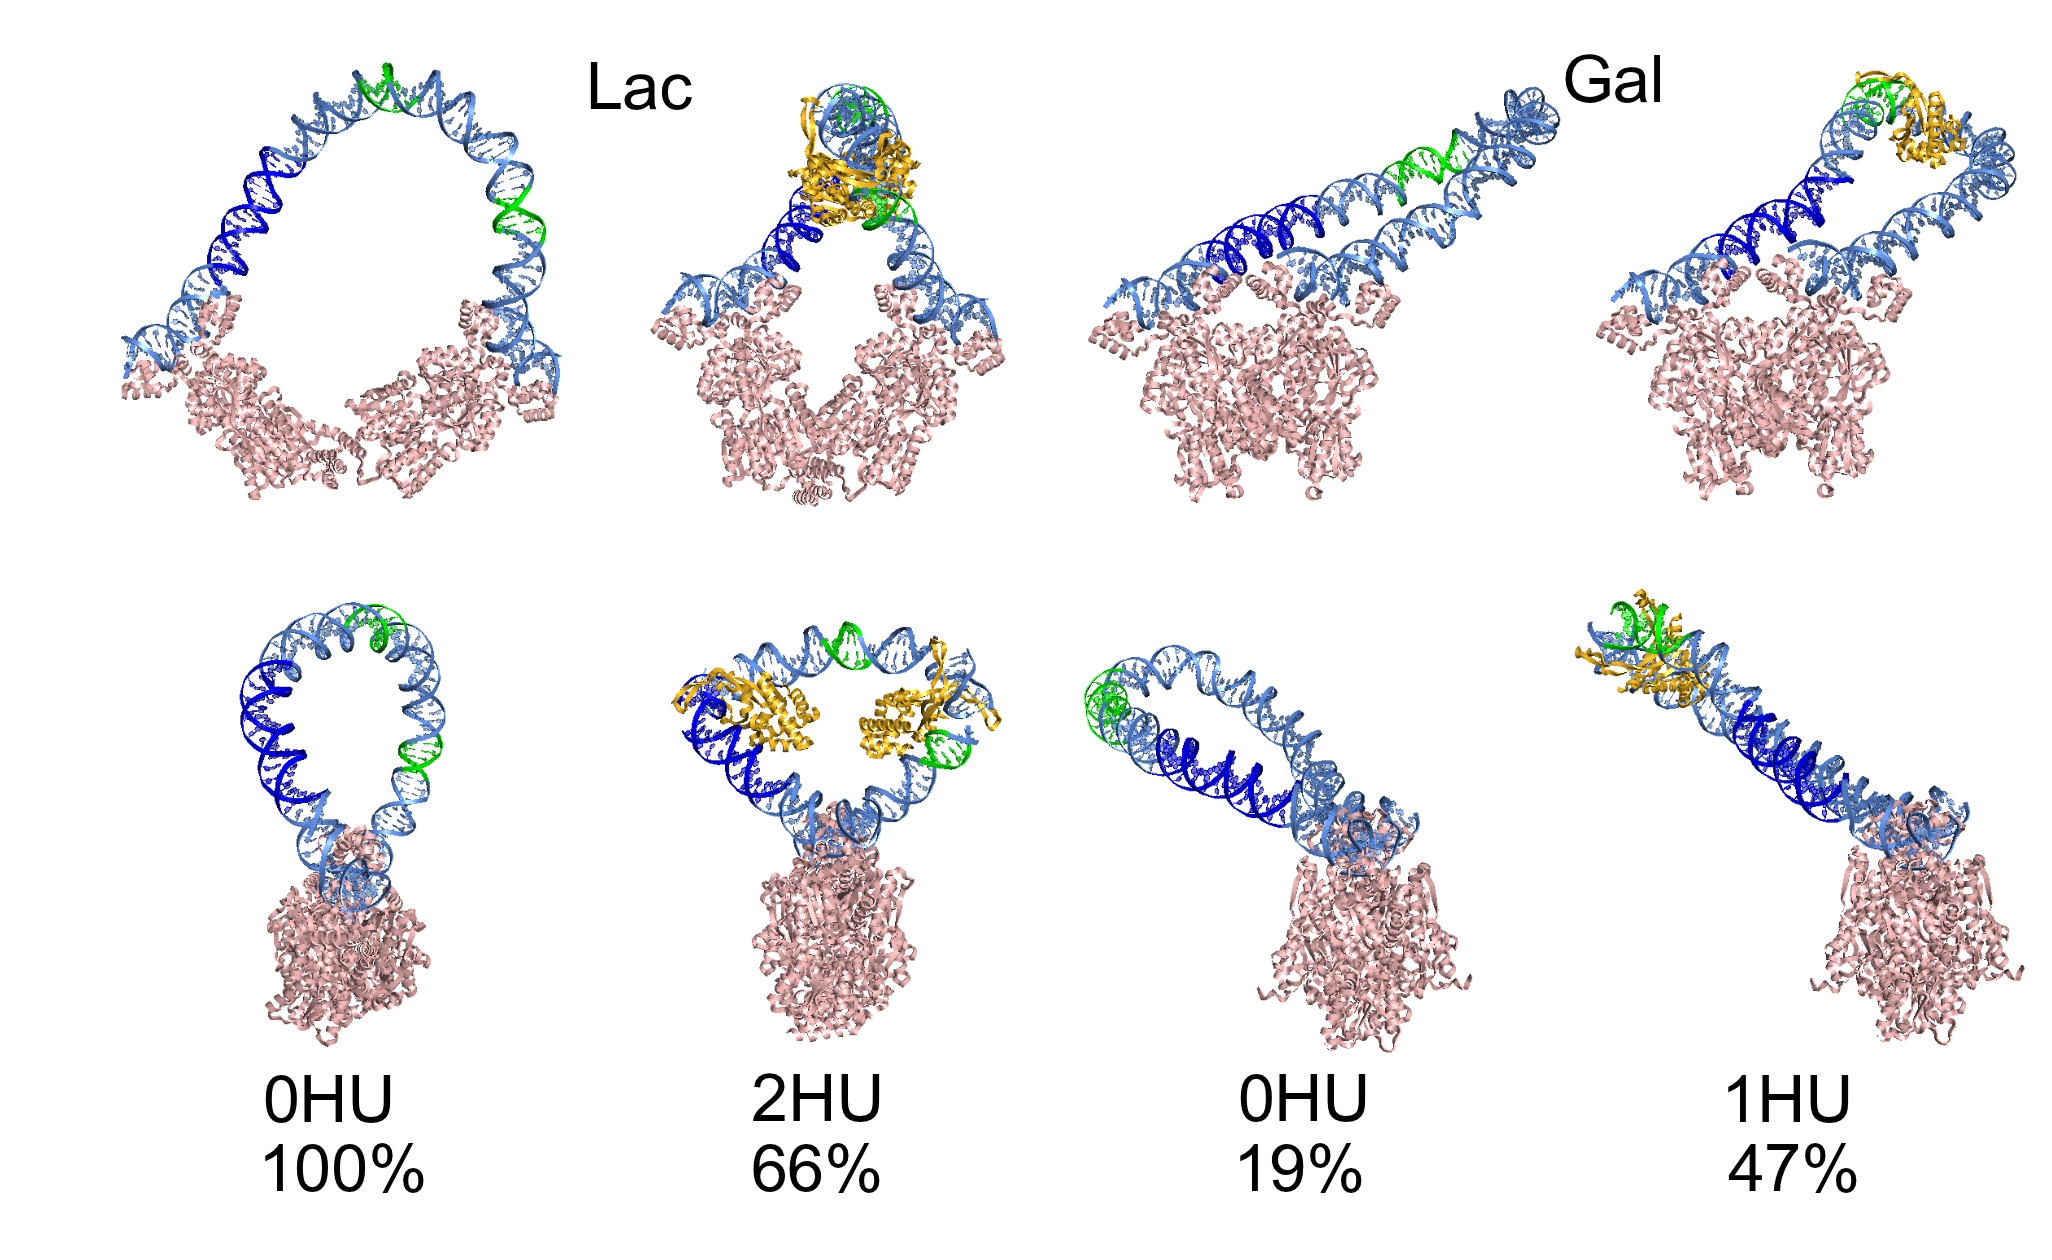

Python code for this plot:
import numpy as np
import pandas as pd
import csv,Image
from matplotlib.pyplot import *
import matplotlib.colors as colors
import matplotlib.gridspec as gridspec

fig=figure(figsize=(3.42,2.1),dpi=600) #is in control
#fig={'figsize':(3.42,5),'dpi':600} #is not in control
font = {'family':'Arial','weight':'normal','size':7} #is in control
rc('font', **font)
#rc('figure',**fig)

rcParams.update({'font.size': 8,
			     'backend': 'pdf',
			     'axes.labelsize':  8,
			     'text.fontsize':   8,
			     'legend.fontsize': 8,
			     'xtick.labelsize': 8,
			     'ytick.major.pad': 2,
			     'xtick.major.pad': 2,
			     'ytick.labelsize': 8,
'axes.linewidth': .8,
			     'lines.linewidth': .1,
			     'mathtext.fontset': 'custom',
			     'mathtext.default': "regular",
			     'mathtext.rm': "Arial",
			     'mathtext.it': "Arial:italic",
			     'font.sans-serif': "Arial",
			     'font.family': "Arial",
			     'font.style': 'normal',
			     'text.usetex': False,
			     'savefig.dpi': 600,
			     'figure.dpi': 600})

gs1 = gridspec.GridSpec(1, 4)
gs1.update(top=0.99, bottom=0.54,left=0.05,right=1.,wspace=0.,hspace=0.0)
ax=[0]*4
for i in range(0,4):
    ax[i]=subplot(gs1[:,i])
    ax[i].set_frame_on(False)
    ax[i].axis('off')
    #ax[i].set_ylim((0,400))
    #ax[i].set_xlim((200,400))

gs2 = gridspec.GridSpec(1, 4)
gs2.update(top=0.54, bottom=0.15,left=0.05,right=1., wspace=0.,hspace=0.)
bx=[0]*4
for i in range(0,4):
    bx[i]=subplot(gs2[:,i])
    bx[i].set_frame_on(False)
    bx[i].axis('off')
    #bx[i].set_ylim((0,400))
    #bx[i].set_xlim((200,400))

ima0 = Image.open('C:\Users\honey66clover\Desktop\Weijuan\DNA\HU\sample pictures2\\fig5\\np_lac.3.png')
ax[0].imshow(ima0)
#ax[0].text(600, 30,'Lac',fontsize=8)
ima1 = Image.open('C:\Users\honey66clover\Desktop\Weijuan\DNA\HU\sample pictures2\\fig5\p_lac.1.png')
ax[1].imshow(ima1)
ax[1].set_ylim((570,-30))
ax[1].text(0, 40,'Lac',fontsize=8)
ima2 = Image.open('C:\Users\honey66clover\Desktop\Weijuan\DNA\HU\sample pictures2\\fig5\\np_gal_a1.3.png')
ax[2].imshow(ima2)
ax[2].set_ylim((570,-30))
#ax[2].text(600, 0,'Gal',fontsize=8)
ima3 = Image.open('C:\Users\honey66clover\Desktop\Weijuan\DNA\HU\sample pictures2\\fig5\Luke_GalR_99bp_1HU.3.png')
ax[3].imshow(ima3)
ax[3].text(0, 60,'Gal',fontsize=8)


ima5 = Image.open('C:\Users\honey66clover\Desktop\Weijuan\DNA\HU\sample pictures2\\fig5\\np_lac.4.png')
bx[0].imshow(ima5)
#bx[0].arrow(420,115,-30,0,width=0.5)
#bx[0].text(135, -10,'Hbb'+r'$_{1}$'+'\nHbb'+r'$_{2}$',fontsize=8)
bx[0].text(200, 750,'0HU\n100%',fontsize=8)
#bx[0].text(135, 760,'A',fontsize=8)
#bx[0].text(135, 330,'B',fontsize=8)
ima6 = Image.open('C:\Users\honey66clover\Desktop\Weijuan\DNA\HU\sample pictures2\\fig5\p_lac.2.png')
bx[1].imshow(ima6)
bx[1].set_ylim((570,-30))
#bx[1].arrow(420,190,-30,0,width=0.5)
bx[1].text(200, 720,'2HU\n66%',fontsize=8)
ima7 = Image.open('C:\Users\honey66clover\Desktop\Weijuan\DNA\HU\sample pictures2\\fig5\\np_gal_a1.4.png')
bx[2].imshow(ima7)
bx[2].set_ylim((550,-50))
#bx[2].arrow(420,215,-30,0,width=0.5)
bx[2].text(200, 700,'0HU\n19%',fontsize=8)
ima8 = Image.open('C:\Users\honey66clover\Desktop\Weijuan\DNA\HU\sample pictures2\\fig5\Luke_GalR_99bp_1HU.4.png')
bx[3].imshow(ima8)
#bx[3].arrow(420,280,-30,0,width=0.5)
bx[3].text(200, 750,'1HU\n47%',fontsize=8)


fig.savefig('C:\Users\honey66clover\Desktop\Weijuan\DNA\HU\sample pictures2\\fig5\\fig5.png', dpi=600)
